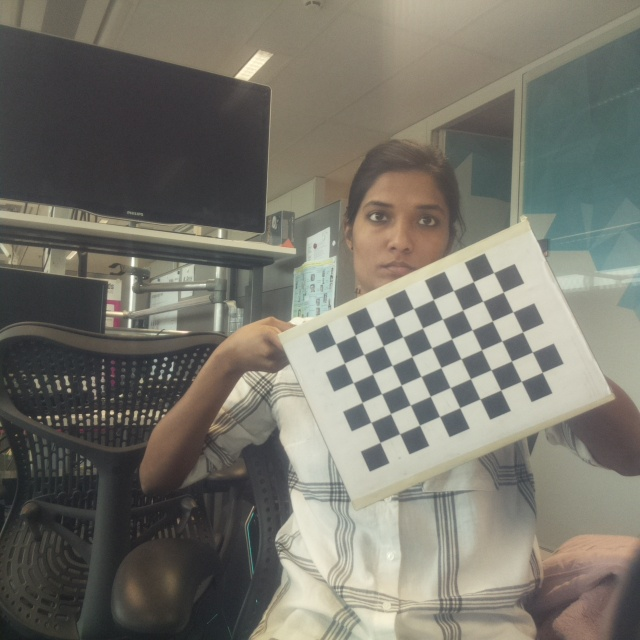
#> input picture left/left01.jpg, 640 x 640 px, found by its file name; its folder holds 5 pictures in this run
$ python calibration.py   (older library calls are emulated)
#> lines starting #> are read from the running program, lines starting #| are printed output that depends on the picture; after the words box and inside, x2 and y2 are one past the last pixel; in counts of white or black regions, pixels touching at a corner belong together
import numpy as np
import cv2
import glob
import sys
import math

# termination criteria
criteria = (cv2.TERM_CRITERIA_EPS + cv2.TERM_CRITERIA_MAX_ITER, 30, 0.001)

# prepare object points, like (0,0,0), (1,0,0), (2,0,0) ....,(6,5,0)
objp = np.zeros((6*9,3), np.float32)
objp[:,:2] = np.mgrid[0:9,0:6].T.reshape(-1,2)

# Arrays to store object points and image points from all the images.
objpoints = [] # 3d point in real world space
imgpoints_left = [] # 2d points in left image plane.
imgpoints_right = [] # 2d points in right image plane
#images = glob.glob('/home/pi/calibration/right/*.jpg')

for i in range(1,22):
#for fname in images:
   # img_left = cv2.imread("/home/roshnee/Thesis/rpi code/left/left%02d.jpg"%i)
   # img_right= cv2.imread("/home/roshnee/Thesis/rpi code/right/right%02d.jpg"%i)
    img_left = cv2.imread("/home/roshnee/myrepo/StereoCalibration/left/left%02d.jpg"%i)
#> img_left is the input picture: shape (640, 640, 3); mean B, G, R 107.1, 116.8, 118.5
    img_right= cv2.imread("/home/roshnee/myrepo/StereoCalibration/right/right%02d.jpg"%i)
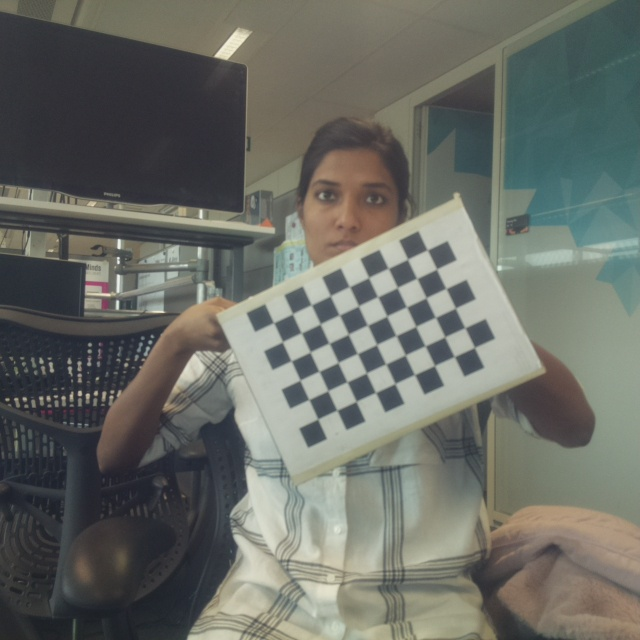
#> input picture right/right01.jpg, 640 x 640 px, found by its file name
#> img_right is the input picture: shape (640, 640, 3); mean B, G, R 101.2, 107.8, 105.1

    gray_left = cv2.cvtColor(img_left,cv2.COLOR_BGR2GRAY)
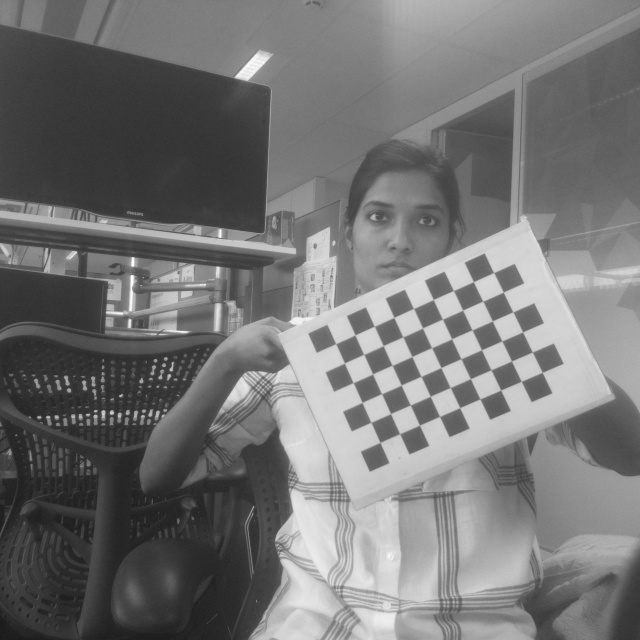
#> gray_left: shape (640, 640); min 25, max 254, mean 116.2
    gray_right = cv2.cvtColor(img_right,cv2.COLOR_BGR2GRAY)
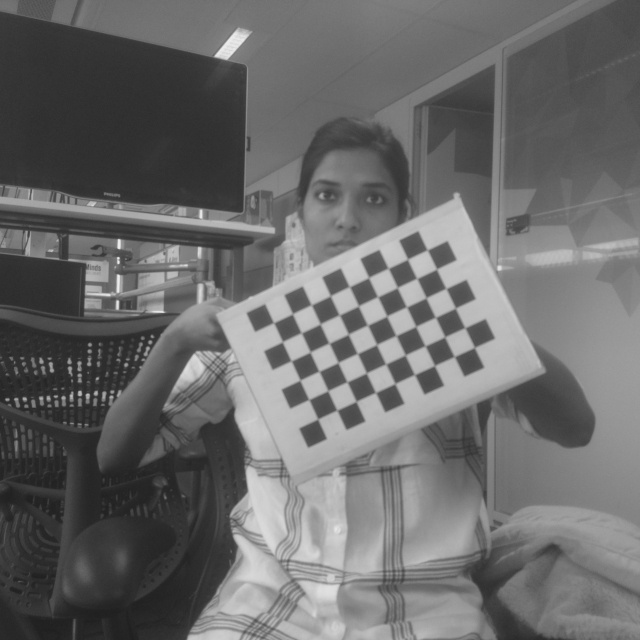
#> gray_right: shape (640, 640); min 31, max 239, mean 106.2
    image_size=gray_left.shape[::-1]
#> image_size = (640, 640)
    # Find the chess board corners
    ret_left, corners_left = cv2.findChessboardCorners(gray_left, (9,6),None)
#> ret_left = True; corners_left = 54 rows, first 8: [335.7, 343.6], [355, 335], [374.3, 326.3], [393.9, 317.4], [413.5, 308.4], [433.3, 299.5], [453.4, 290.5], [473.4, 281.6]
    ret_right, corners_right = cv2.findChessboardCorners(gray_right, (9,6),None)
#> ret_right = True; corners_right = 54 rows, first 8: [273.8, 322.8], [292.4, 314], [311.2, 304.9], [330.3, 296.1], [349.6, 286.7], [368.6, 277.4], [388.4, 268.4], [407.6, 259]

    # If found, add object points, image points (after refining them)
    if ret_left == True and ret_right == True:
        objpoints.append(objp)

        corners2_left = cv2.cornerSubPix(gray_left,corners_left,(11,11),(-1,-1),criteria)
#> corners2_left = 54 rows, first 8: [335.7, 343.6], [355.1, 335], [374.4, 326.3], [393.9, 317.5], [413.6, 308.5], [433.3, 299.6], [453.5, 290.5], [473.4, 281.7]
        imgpoints_left.append(corners2_left)
        corners2_right = cv2.cornerSubPix(gray_right,corners_right,(11,11),(-1,-1),criteria)
#> corners2_right = 54 rows, first 8: [273.6, 322.6], [292.5, 313.7], [311.3, 304.8], [330.3, 295.8], [349.5, 286.6], [368.6, 277.5], [388.3, 268.3], [407.5, 259.2]
        imgpoints_right.append(corners2_right)

        # Draw and display the corners
        img_left = cv2.drawChessboardCorners(img_left, (9,6), corners2_left,ret_left)
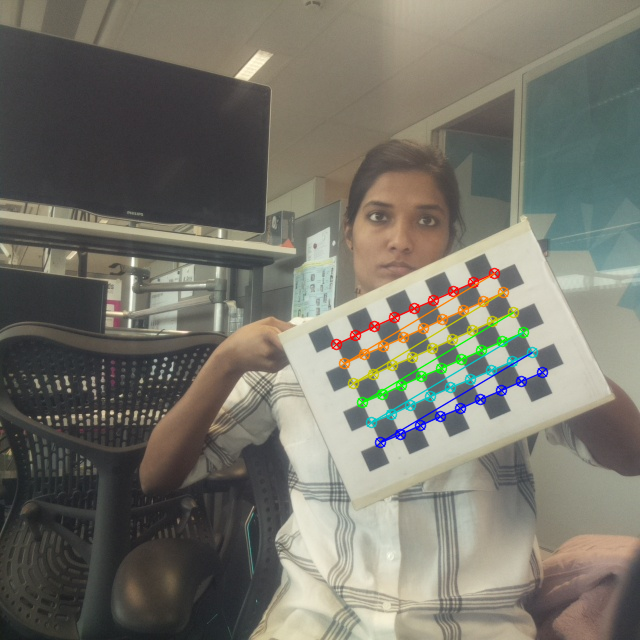
#> img_left: shape (640, 640, 3); 2.27% of pixels changed, all inside (x1, y1, x2, y2) = (330, 267, 549, 449)
        img_right = cv2.drawChessboardCorners(img_right, (9,6), corners2_right,ret_right)
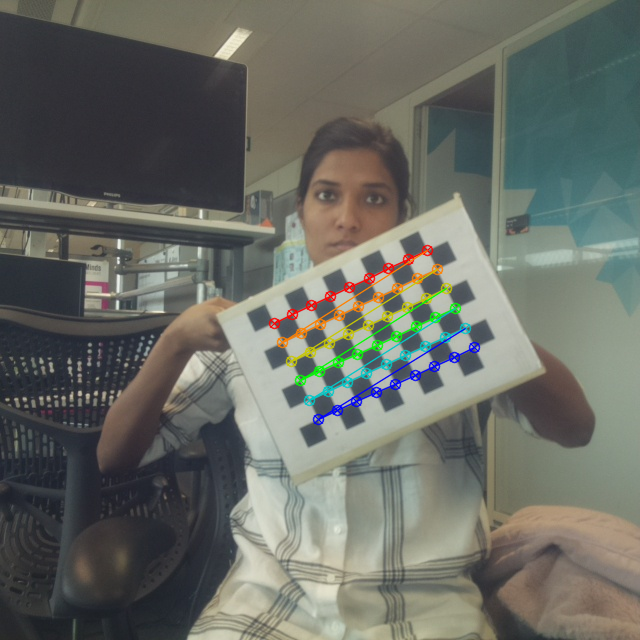
#> img_right: shape (640, 640, 3); 2.22% of pixels changed, all inside (x1, y1, x2, y2) = (268, 244, 481, 426)
        cv2.imshow('left img',img_left)
        cv2.imshow('right img',img_right)
        cv2.waitKey(500)
#> pass 2 of the loop `for i in range(1,22):`:
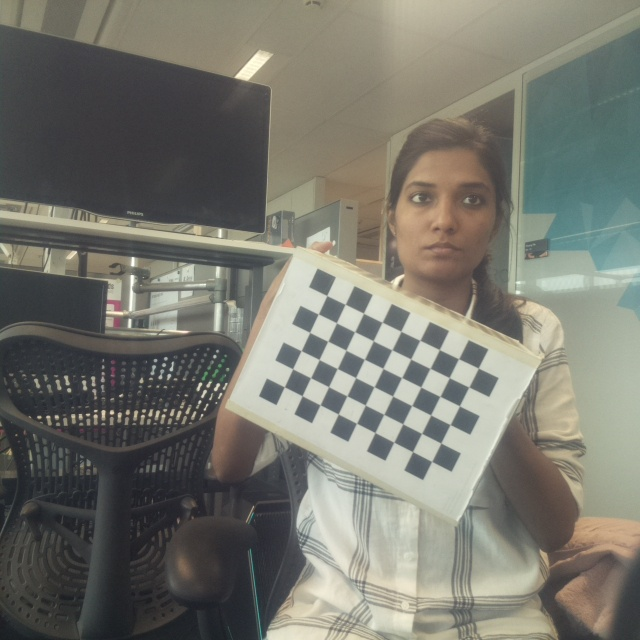
#> input picture left/left02.jpg, 640 x 640 px, found by its file name
#> img_left is the input picture: shape (640, 640, 3); mean B, G, R 109.9, 119, 119
#> `gray_left = cv2.cvtColor(img_left,cv2.COLOR_BGR2GRAY)`:
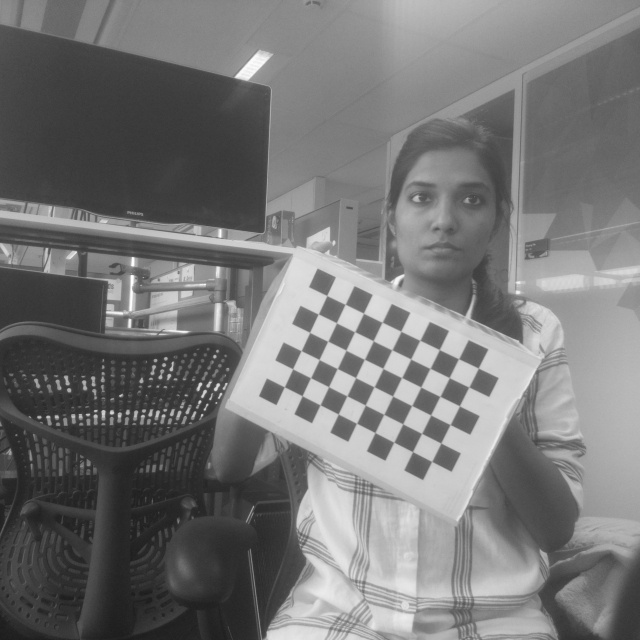
#> gray_left: shape (640, 640); min 28, max 254, mean 117.9
#> (the run stopped early here; a loop or call above may not have finished)
